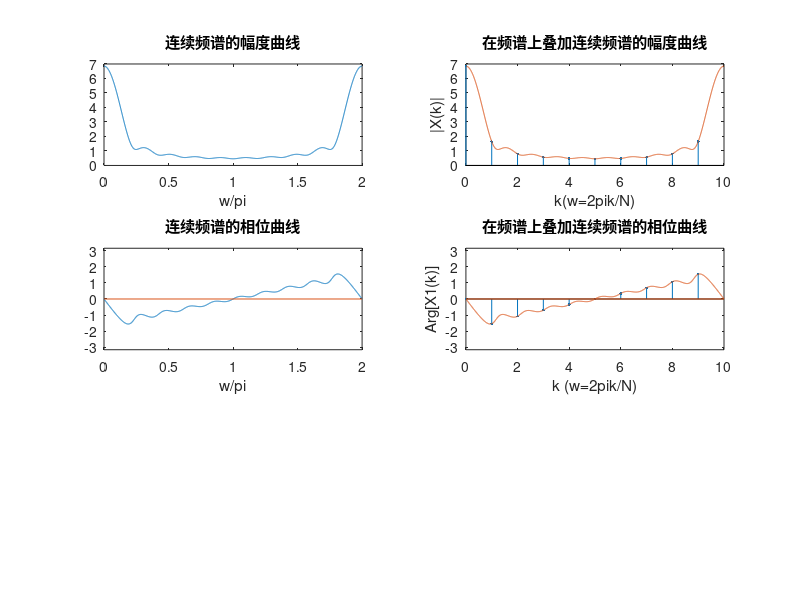

Write the MATLAB code that produced this figure.
N=10;
n=0:N-1;
k1=0:N-1;
w=2*pi*(0:2047)/2048;
Xw=0.5*[(1-exp(-1i*(w+pi/20)*10))./(1-exp(-1i*(w+pi/20)))+(1-exp(-1i*(w-pi/20)*10))./(1-exp(-1i*(w-pi/20)))];
xn=cos(n*pi/20);
X1k=fft (xn,N);%计算N1点的DFT
subplot(3,2,1);plot(w/pi,abs(Xw));xlabel('w/pi');title('连续频谱的幅度曲线');
subplot(3,2,3);plot(w/pi,angle(Xw));axis([0,2,-pi,pi]);line([0,2],[0,0]);xlabel('w/pi');title('连续频谱的相位曲线');
subplot(3,2,2);stem(k1,abs (X1k),'.');xlabel('k(w=2pik/N)');ylabel('|X(k)|');hold on;
plot(N/2*w/pi,abs(Xw));title('在频谱上叠加连续频谱的幅度曲线');%在频谱上叠加连续频谱的幅度曲线
subplot(3,2,4);stem(k1,angle(X1k),'.');axis([0,N,-pi,pi]);line([0,N],[0,0]);
xlabel('k (w=2pik/N)');ylabel('Arg[X1(k)]');hold on;
plot(N/2*w/pi,angle(Xw));title('在频谱上叠加连续频谱的相位曲线');